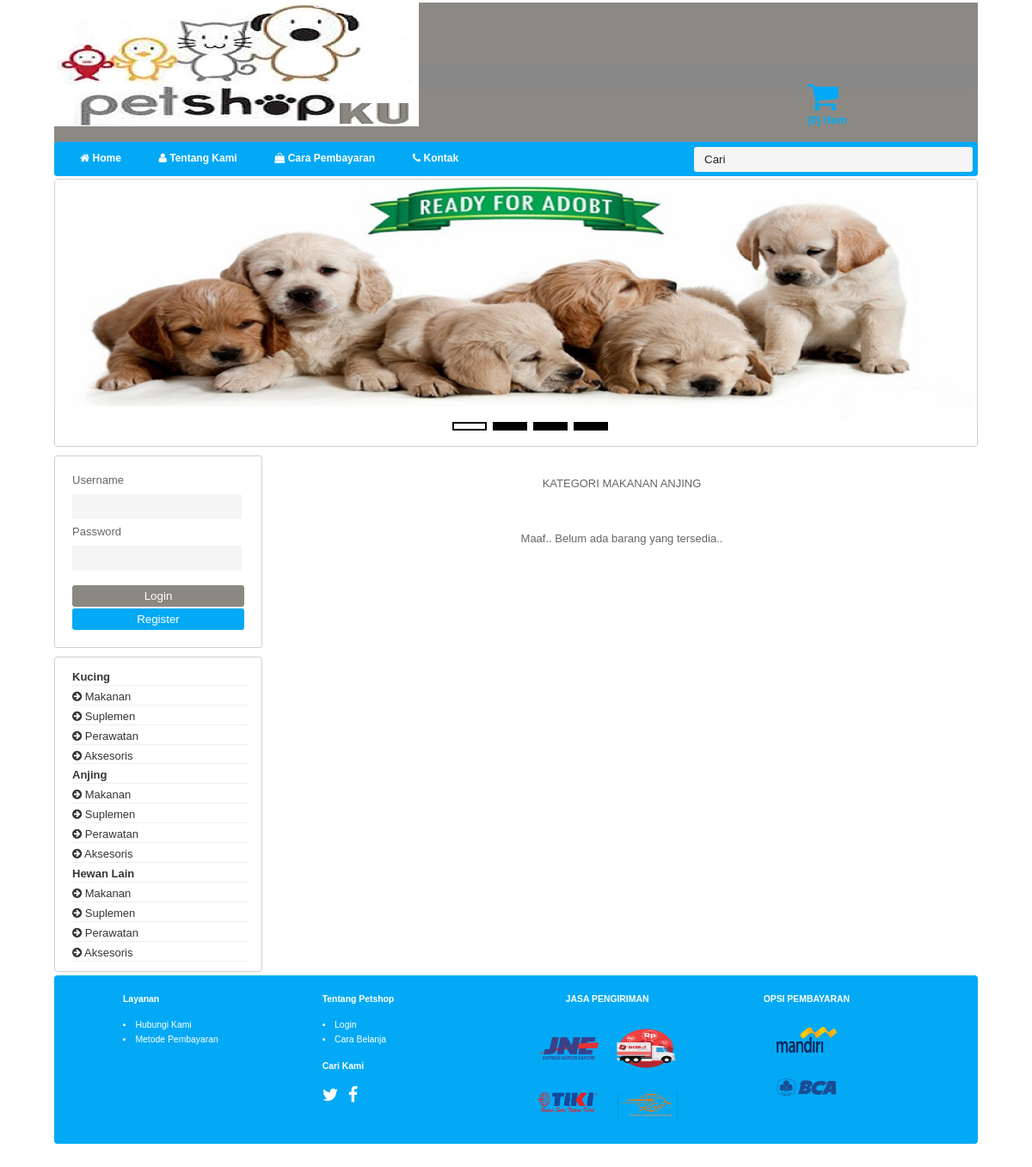
Page /index.php?page=produk&category=8 on the committed database.
### tables this page shows
CREATE TABLE `category` (
  `id_category` int(10) UNSIGNED NOT NULL,
  `name_category` varchar(30) NOT NULL,
  `status_category` enum('public','draft') NOT NULL
);

### index.php (the view, shortened to what this page needs)
<?php
include "config/koneksi.php";
?>
<!DOCTYPE html>
<html>
<head>
<link rel="stylesheet" href="assets/style.css" type="text/css" media="all"/>
<link rel="stylesheet" href="assets/font-awesome/css/font-awesome.min.css" type="text/css" media="all"/>
<link rel="stylesheet" href="assets/jquery-flickity/flickity.css" type="text/css" media="all"/>
</head>
	<body>
			<table style="width:1000px;margin:0 auto;">
				<tr>
					<td colspan="2">
						 <header>
					    	<div class="shopcartimg">
							<a href="index.php?page=cart" style="margin-right:15px;color:#03A9F4">
							<strong class="center-item">
							<i class="fa fa-shopping-cart fa-3x"></i><br>
							</strong>
							</a>
							<br/>
							</div>
									<img src="images/logologo2.jpg" >
							<nav style="border-radius: 4px;background-color: #03a9f4;height:40px">
							<div class="cari">
							    <form>
								    <input type="text" value="Cari" onfocus="this.value = '';" onblur="if (this.value == '') {this.value = 'Cari';}" style="margin: 4px 4px;">
							    </form>
							</div>
								<ul>
								   	<li><a href="index.php">
								   		<strong><i class="fa fa-home"></i> Home</strong></a></li>
									<li><a href="index.php?page=tentang">
										<strong><i class="fa fa-user"></i> Tentang Kami</strong></a></li>
									<li><a href="index.php?page=bantuan">
										<strong><i class="fa fa-shopping-bag"></i> Cara Pembayaran</strong></a></li>
							        <li><a href="index.php?page=kontak">
							        	<strong><i class="fa fa-phone"></i> Kontak</strong></a></li>
								</ul>
							</nav>
							</header>
					</td>
				</tr>
				<tr>
					<td colspan="2">
						<section class="courses">
					       	<div class="container" style="border-radius: 4px;">
							   <div class="slider">
								   <div class="callbacks_container">
									  <ul class="rslides" id="slider">
										 <li style="border-radius: 4px;">
											<img src="images/banner/banner_1_copy.jpg" alt="">
										 </li>
									  </ul>
								  </div>
								</div>
							</div>
						</section>
					</td>
				</tr>
				<tr>
					<td style="vertical-align:top;">
						<?php
						 if (empty($_SESSION['login_member'])){ ?>
						  	<div class='border' style="margin-top:6px;height:182px">
						  		<form  name='loginuser' action='check_login.php' method='post'>
							        <label>Username</label>
							        <input type='text' value='' name='email' class='input_field' required />
							        <label>Password</label>
							        <input type='password' value='' name='password' class='input_field' required />
							        <input type='submit' style="width:200px" name='buttonlogin' class='btn-primary' value='Login' alt='Login' id='submit_btn' />
							        <a href="index.php?page=daftar">
							        	<button class='btn-warning' type="button" style="width:200px;margin-top:-6px;">Register</button>
							        </a>
						        </form>
					        </div>
						<?php } ?>
						<aside style="border-radius: 4px;">
							<section class="popular-recipes">
								<?php
									$query = mysqli_query($koneksi, "SELECT * FROM `category` where status_category = 'public'");
									while($row = mysqli_fetch_array($query)){
								?>
								<a href=""><b><?php echo $row['name_category']; ?></b></a>
									<?php
										$subquery = mysqli_query($koneksi, "SELECT * FROM `sub-category` where
																id_category='".$row['id_category']."'");
										while($subrow = mysqli_fetch_array($subquery)){
									?>
										<a href="index.php?page=produk&category=<?php echo $subrow['id_sub']; ?>"><i class="fa fa-arrow-circle-right"></i> <?php echo $subrow['name_sub']; ?></a>
									<?php } ?>
								<?php } ?>
							</section>
						</aside>
					</td>
					<td style="vertical-align: top;padding:15px;margin:0 auto;text-align:center;width:800px">
						<?php
							switch ($_GET['page']) {
							    case "produk":
							        include "konten-produk.php";
							        break;
							}
						?>
					</td>
				</tr>
				<tr>
					<td colspan="2">
						<footer style="border-radius: 4px;background-color:#03a9f4;color:white">
						    <div class="section group">
					         	<div class="wrap">
						     		<div class="section group">
										<div class="col_1_of_4 span_1_of_4">
											<h4>Layanan</h4>
											<li><a href="#" style="color:white">Hubungi Kami</a></li>
											<li><a href="#" style="color:white">Metode Pembayaran</a></li>
				   	 					</div>
									</div>
									<div class="col_1_of_4 span_1_of_4">
										<h4>Tentang Petshop</h4>
											<li><a href="#" style="color:white">Login</a></li>
											<li><a href="#" style="color:white">Cara Belanja</a></li>
										<h4>Cari Kami</h4>
									      <a href="#" target="_blank"><i class="fa fa-twitter fa-2" style="color:white;font-size:20px"></i></a>&nbsp;&nbsp;&nbsp;
									      <a href="#" target="_blank"><i class="fa fa-facebook fa-2" style="color:white;font-size:20px"></i></a>
									</div>
									<div class="col_1_of_4 span_1_of_4" style="text-align:center">
										<h4>JASA PENGIRIMAN</h4>
											<span></span><img src="images/jne.png" width="70" height="50"><img src="images/sicepat.png" width="70" height="50"></a>
					                        <span></span><img src="images/tiki.png" width="70" height="30"> <img src="images/pos1.png" width="70" height="30"></a>
									</div>
									<div class="col_1_of_4 span_1_of_4" style="text-align:center;">
										<h4>OPSI PEMBAYARAN</h4>
											<span></span><img src="images/mandiri.png" width="70" height="30"> <br><img src="images/BCA.png" width="70" height="30">
									</div>
								</div>
					        </div>
						</footer>
					</td>
				</tr>
			</table>
	</body>
</html>

### konten-produk.php
<?php
include "config/koneksi.php";
$category = $_GET['category'];
$sqlcategory = "SELECT * FROM `sub-category` where id_sub = '$category'";
$qcategory = mysqli_query($koneksi, $sqlcategory);
$rowCategory = mysqli_fetch_array($qcategory);
?>
<h4 style="margin-bottom:30px;font-weight:100; text-transform:uppercase;">
	KATEGORI
	<?php
		echo $rowCategory["name_sub"];
		$subcategory = mysqli_query($koneksi, "SELECT * FROM `category`
									where id_category = '".$rowCategory["id_category"]."'");
		$rowSub = mysqli_fetch_array($subcategory);
		echo " ".$rowSub['name_category'];
	?>
</h4>
<br />
	<?php
	$query=mysqli_query($koneksi, "SELECT * FROM `product` where id_category = '$category' ORDER BY `name_product` ASC");
	$numrow = mysqli_num_rows($query);
	if($numrow > 0){
		while($rowAll = mysqli_fetch_array($query)){
	?>
		<div class="col3" style="text-align:center">
			<div style="width:100%">
			<img src="img/<?php echo $rowAll['picture_product']; ?>" style="text-align:center;width:210px;"><br />
				<span class="dim">
					<br /><?php echo $rowAll['name_product']; ?>
					<br /><?php echo $rowAll['size_product']; ?>
					<br />
					<?php echo 'Rp '.number_format($rowAll['price_product']).',-'; ?>
					<a type="button" class="btn-warning" href="?page=order&produk=<?php echo $rowAll['id_product']; ?>"/>BELI</a>
				</span>
			</div>
		</div>
	<?php
		}
	}else {
		echo "Maaf.. Belum ada barang yang tersedia..";
	}
	?>

### assets/style.css (style rules this page uses)
header, section, footer, aside, nav, article, figure, figcaption { display: block; }
.col_1_of_4.span_1_of_4>img { margin: 10px; }
body { color: #666666; background-position: center; font-family: Verdana, Verdana, serif; font-size: 14px; line-height: 1.3em; margin: 0px; }
header { height: 200px; background-image: url("../../PETSHOP_2/images/header.png"); }
nav, footer { clear: both; color: #ffffff; background-color: #aeaca8; height: 30px; }
nav ul { padding: 11px 0px 5px 30px; }
nav li { display: inline; margin-right: 40px; }
nav li a { color: white; font-size: 12px; font-family: sans-serif; font-weight: 500; }
section.courses { float: left; border-right: 0px solid #eeeeee; }
aside { width: 205px; float: left; padding: 10px 15px 0px 20px; height: 355px; border: 1px solid #D0D0D0; }
aside section a { display: block; padding: 0px; margin-top: 5px; border-bottom: 1px solid #eeeeee; }
a { color: #353535; text-decoration: none; }
.group { zoom: 1; }
.col_1_of_4 { display: block; float: left; margin:0% 0 9% 3.6%; }
.col_1_of_4:first-child { margin-left: 0; }
.span_1_of_4 { width:22.3%; }
.wrap { width: 90%; }
footer { font-size: 80%; padding: 6px 0px 160px 80px; }
body,td,th { font-style: normal; font-weight: normal; font-family: sans-serif; font-size:13px; }
.cari { float: right; border-radius: 0.3em; margin-top: 2px; margin-right: 2px; }
.cari form input[type="text"] { border-radius: 3px; }
.btn-primary { margin-top: 10px; margin-right: 5px; padding: 5px 15px; background-color: #8b8881; color: white; border: 0px; border-radius: 3px; font-weight: 300; }
.btn-warning { margin-top: 10px; margin-right: 5px; padding: 5px 15px; background-color: #03A9F4; color: white; border: 0px; border-radius: 3px; font-weight: 300; }
.center-item { position: absolute; top: 93px; right: 215px; }
.border { width: 200px; padding: 20px; height: 120px; margin-bottom: 10px; border: 1px solid #D0D0D0; border-radius: 3px; }
.shopcartimg { float: right; margin-top: 5px; margin-right: 15px; }
img { max-width: 175%; max-height: 80%; height: aotu; }
ul,ol { list-style: none; }
.container { margin:105 auto; position:relative; overflow:hidden; border: 1px solid #D0D0D0; }
.container, ul.slider li img { width:1072px; height:310px; float:right; }
.input_field { width:173px; }
input { border-radius: 2px; border: 0px; background-color: whitesmoke; color: #232122; padding: 7px 12px; width: 300px; margin: 7px 0px; }
.slider { padding-bottom: 30em; display:block; }
.slider img { position: absolute; overflow: hidden; z-index: 9; width: 1072px; height : 400px; }
.rslides { z-index: 111; position: absolute; list-style: none; overflow: hidden; width: 1072px; padding: 0; margin: 0; height: 500px; text-align: left; }
.rslides li { -webkit-backface-visibility: hidden; position: absolute; display: none; width: 100%; left: 0; top: 0; }
.rslides li:first-child { position: relative; display: block; float: left; }

### rows in the picture
category: name_category "Kucing"
sub-category: name_sub "Makanan"
sub-category: name_sub "Suplemen"
sub-category: name_sub "Perawatan"
sub-category: name_sub "Aksesoris"
category: name_category "Anjing", name_category "ANJING"
sub-category: name_sub "Makanan", name_sub "MAKANAN"
sub-category: name_sub "Suplemen"
sub-category: name_sub "Perawatan"
sub-category: name_sub "Aksesoris"
category: name_category "Hewan Lain"
sub-category: name_sub "Makanan"
sub-category: name_sub "Suplemen"
sub-category: name_sub "Perawatan"
sub-category: name_sub "Aksesoris"
